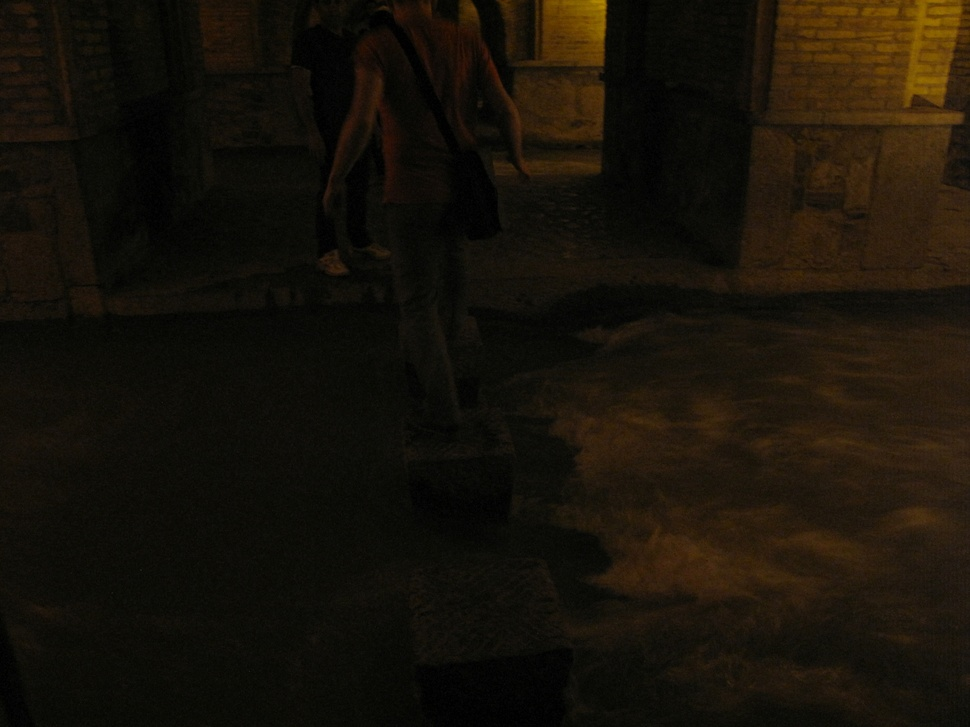
#> input picture HW1/Qustions/Dark.jpg, 970 x 727 px, shrunk from 2208 x 1656 before the run, found by its file name
$ python q6.py
#> lines starting #> are read from the running program, lines starting #| are printed output that depends on the picture
# import libraries and read image
import numpy as np
import cv2
import matplotlib.pyplot as plt


def histogram(img):
    hist = np.zeros(256)
    flatten = img.flatten()
    for intensity in flatten:
        hist[intensity] += 1
    return hist


def find_closest(value, array):
    # this function looks for closest value in array
    # if value exists in array; that value is the closest one
    if value in array:
        return value

    # find nearest value from the right
    save = value
    while value <= 255 and value not in array:
        value += 1
    increase_val = value
    if value not in array:  # in case value = 255 is not in array
        increase_val = np.inf

    # find nearest value from the left
    value = save
    while value >= 0 and value not in array:
        value -= 1
    decrease_val = value
    if value not in array:  # in case value = 0 is not in array
        decrease_val = np.inf
    value = save

    # find the nearest one
    _, value = min((abs(decrease_val - value), decrease_val), (abs(increase_val - value), increase_val))
    return value


def match_hist(pink, dark):
    # calculate equalized histogram of pink image
    hist = histogram(pink)
    normalized_hist = hist / np.sum(hist)
    pink_hist = np.floor(np.cumsum(normalized_hist) * 255)
    inverse_pink_hist = dict()
    for i in range(len(pink_hist)):
        inverse_pink_hist[pink_hist[i]] = i

    # calculate equalized histogram of dark image
    hist = histogram(dark)
    normalized_hist = hist / np.sum(hist)
    dark_hist = np.floor(np.cumsum(normalized_hist) * 255)

    # histogram matching
    flatten = dark.flatten()
    new_img = np.zeros(flatten.shape)
    for i, intensity in enumerate(flatten):
        value = find_closest(dark_hist[intensity], inverse_pink_hist)
        new_img[i] = inverse_pink_hist[value]
    new_img = np.array(new_img, dtype=np.uint8)
    new_img = new_img.reshape(dark.shape)

    return new_img


dark_img = cv2.imread('Dark.jpg')
#> dark_img is the input picture: shape (727, 970, 3); mean B, G, R 9.1, 18.2, 23.5
dark_img = cv2.cvtColor(dark_img, cv2.COLOR_BGR2RGB)

pink_img = cv2.imread('Pink.jpg')
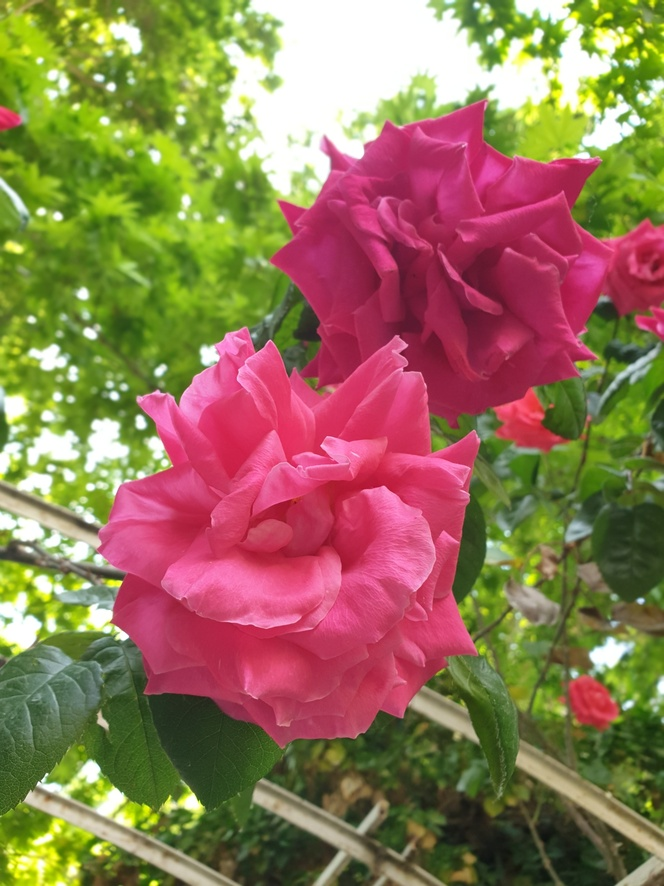
#> input picture HW1/Qustions/Pink.jpg, 664 x 886 px, shrunk from 1512 x 2016 before the run, found by its file name
#> pink_img is the input picture: shape (886, 664, 3); mean B, G, R 85.2, 117.6, 146.5
pink_img = cv2.cvtColor(pink_img, cv2.COLOR_BGR2RGB)

rp, gp, bp = cv2.split(pink_img)
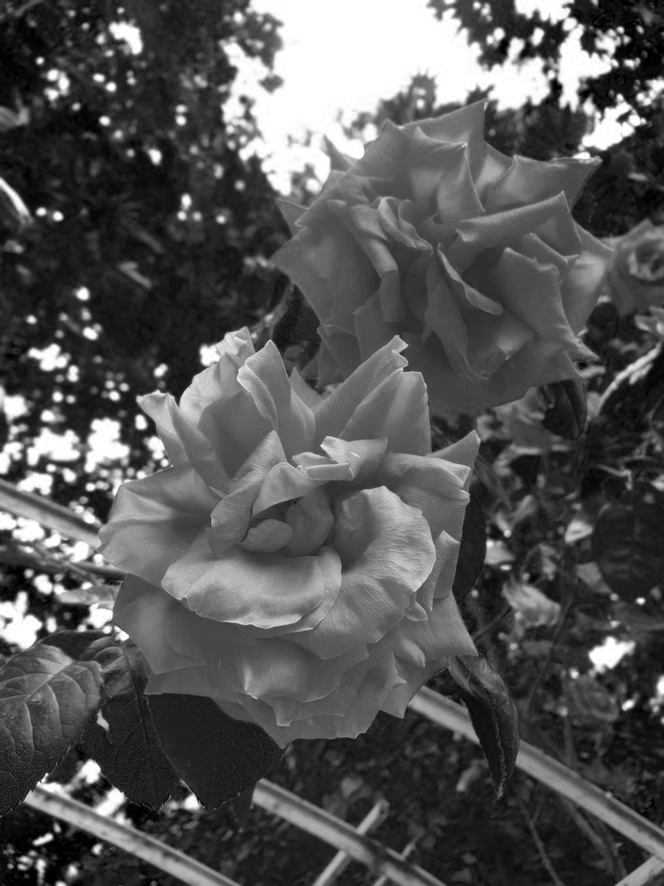
#> bp: shape (886, 664); min 0, max 255, mean 85.2
rd, gd, bd = cv2.split(dark_img)
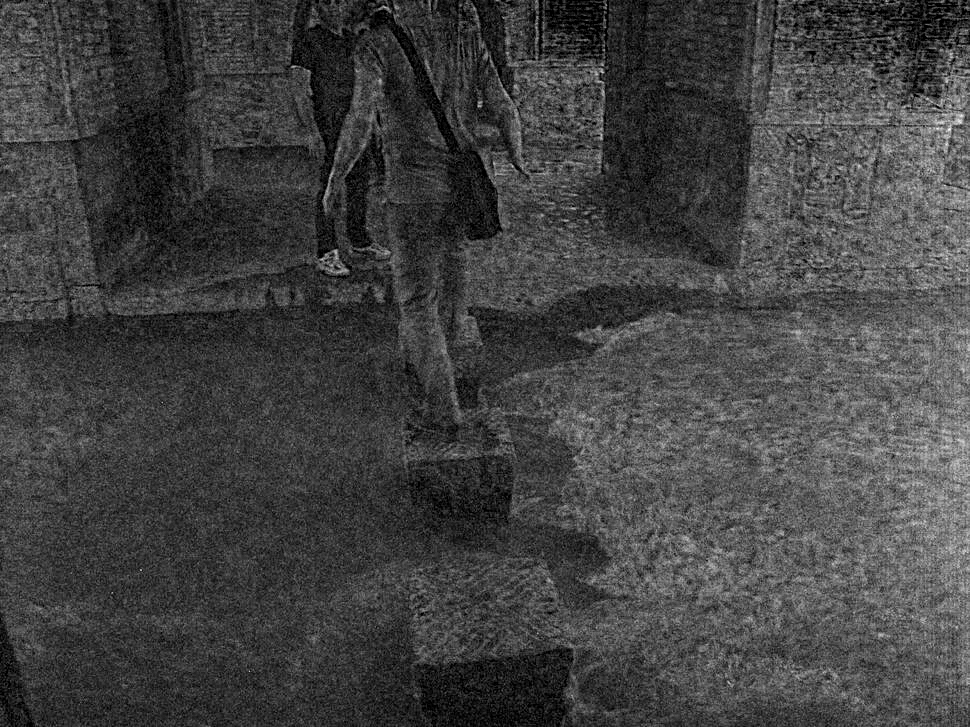
#> bd: shape (727, 970); min 0, max 35, mean 9.1; drawn with min black and max white
rt, gt, bt = match_hist(rp, rd), match_hist(gp, gd), match_hist(bp, bd)
#> the loop in histogram, `for intensity in flatten:` made 588304 passes
#> intensity on passes 1 to 3: 136, 135, 133
#> after the loop in histogram, `for intensity in flatten:`: hist = 256 values, max 26934 at index 255, min 0 at index 0, mean 2298.1
#> in match_hist, `normalized_hist = hist / np.sum(hist)`: normalized_hist = 256 values, max 0.0458 at index 255, min 0 at index 0, mean 0.00391
#> in match_hist, `pink_hist = np.floor(np.cumsum(normalized_hist) * 255)`: pink_hist = 256 values from 0 to 254
#> after the loop in match_hist, `for i in range(len(pink_hist)):`: inverse_pink_hist = 215 items
#> the loop in histogram (call 2), `for intensity in flatten:` made 705190 passes
#> intensity on passes 1 to 3: 11, 14, 10
#> in match_hist, `hist = histogram(dark)`: hist = 256 values, max 43170 at index 12, min 0 at index 167, mean 2754.6
#> in match_hist, `normalized_hist = hist / np.sum(hist)`: normalized_hist = 256 values, max 0.0612 at index 12, min 0 at index 167, mean 0.00391
#> in match_hist, `dark_hist = np.floor(np.cumsum(normalized_hist) * 255)`: dark_hist = 256 values from 0 to 254
#> the loop in match_hist, `for i, intensity in enumerate(flatten):` made 705190 passes
#> (intensity, value) on passes 1 to 3: (11, 71), (14, 114), (10, 56)
#> in match_hist, `new_img = new_img.reshape(dark.shape)`:
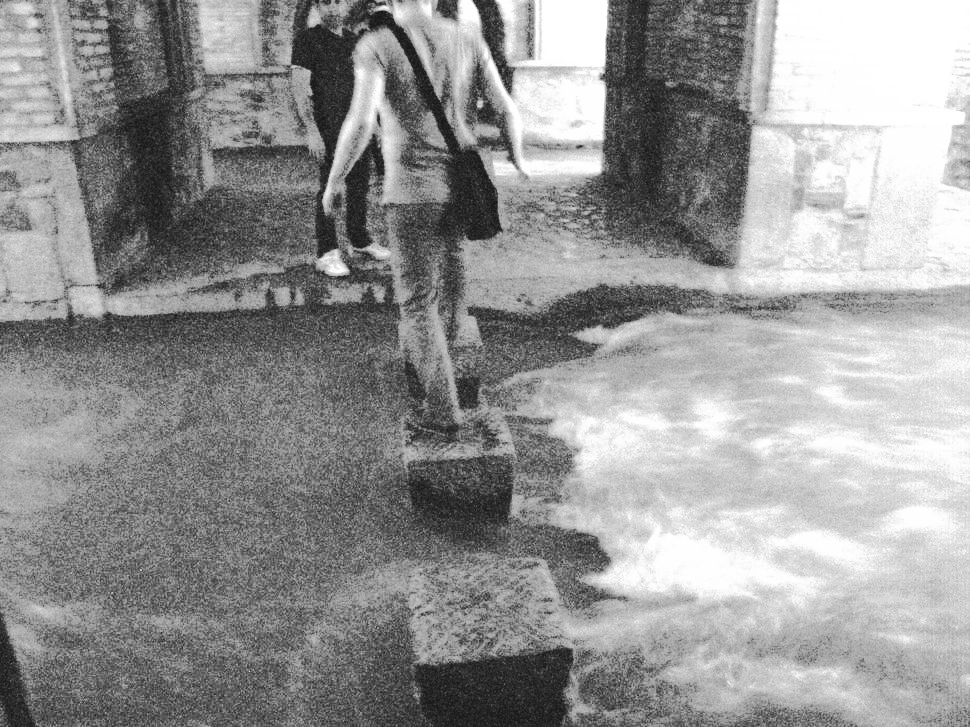
#> new_img: shape (727, 970); min 25, max 255, mean 149.3
#> in match_hist (call 2), `hist = histogram(pink)`: hist = 256 values, max 38075 at index 255, min 0 at index 0, mean 2298.1
#> in match_hist (call 2), `normalized_hist = hist / np.sum(hist)`: normalized_hist = 256 values, max 0.0647 at index 255, min 0 at index 0, mean 0.00391
#> in match_hist (call 2), `pink_hist = np.floor(np.cumsum(normalized_hist) * 255)`: pink_hist = 256 values from 0 to 255
#> after the loop in match_hist (call 2), `for i in range(len(pink_hist)):`: inverse_pink_hist = 182 items
#> in match_hist (call 2), `hist = histogram(dark)`: hist = 256 values, max 53415 at index 12, min 0 at index 136, mean 2754.6
#> in match_hist (call 2), `normalized_hist = hist / np.sum(hist)`: normalized_hist = 256 values, max 0.0757 at index 12, min 0 at index 136, mean 0.00391
#> the loop in match_hist (call 2), `for i, intensity in enumerate(flatten):` made 705190 passes
#> (intensity, value) on passes 2, 4, 5: (13, 106), (14, 122), (18, 164)
#> in match_hist (call 2), `new_img = new_img.reshape(dark.shape)`:
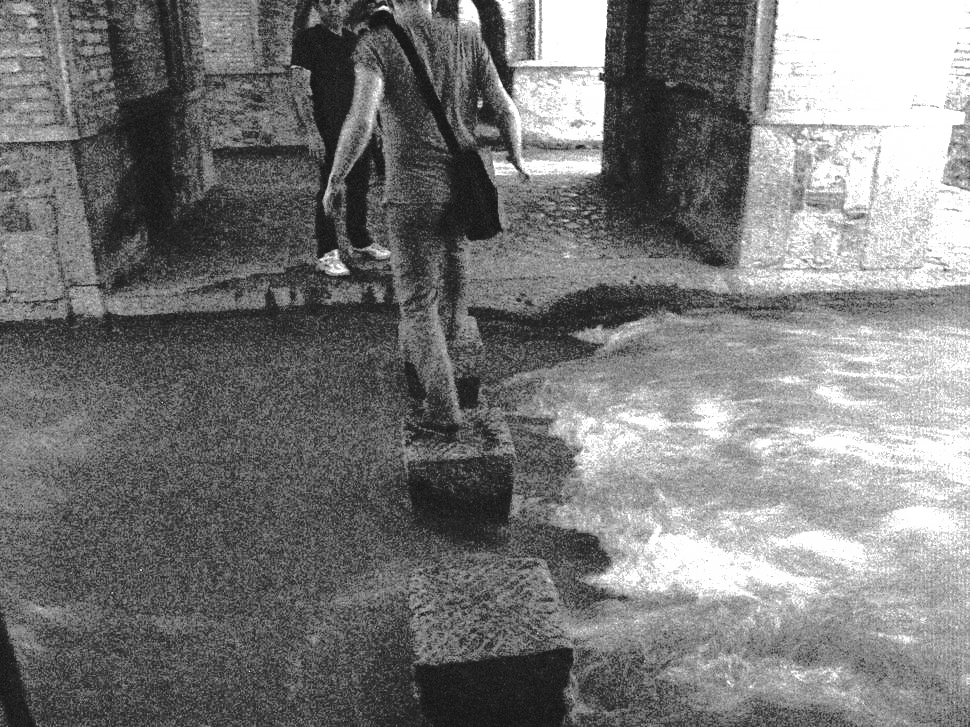
#> new_img: shape (727, 970); min 23, max 255, mean 120.8
img = cv2.merge((rt, gt, bt))
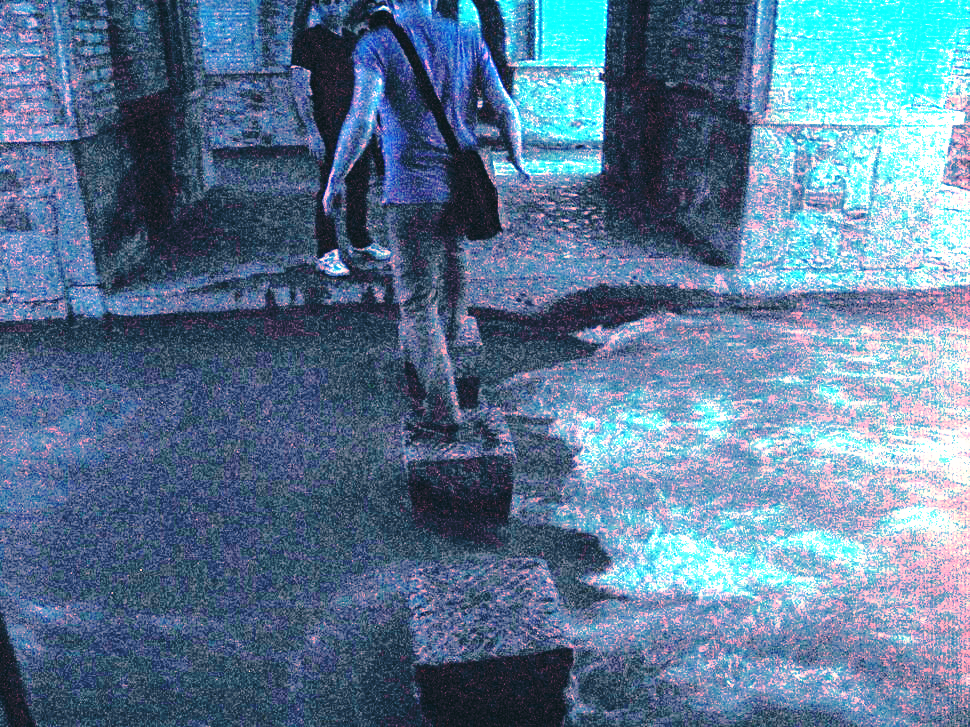
#> img: shape (727, 970, 3); mean of channels 0, 1, 2 149.3, 120.8, 91.5; drawn as B, G, R

# histograms
plt.hist(x=np.arange(256), weights=histogram(rt), alpha=0.5, bins=256, color='r')
plt.hist(x=np.arange(256), weights=histogram(gt), alpha=0.5, bins=256, color='g')
plt.hist(x=np.arange(256), weights=histogram(bt), alpha=0.5, bins=256, color='b')
plt.title('histogram of matched Dark')
plt.savefig('res10.jpg')
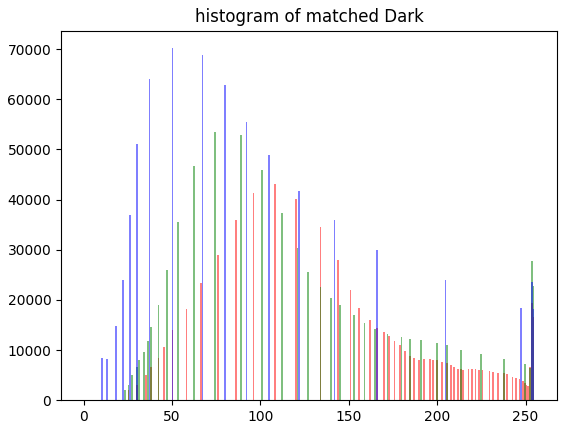
#> figure drawn by matplotlib, 1 panel; tallest bar 43170 high, from x = 107.6 to 108.6; tallest bar 53415 high, from x = 73.71 to 74.71; tallest bar 70174 high, from x = 49.8 to 50.8
img = cv2.cvtColor(img, cv2.COLOR_RGB2BGR)
cv2.imwrite("res11.jpg", img)
